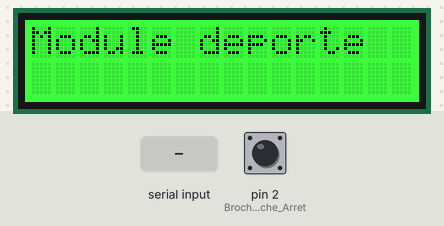
Recording of a sketch running on a simulated Arduino Uno, built with avr-gcc and run on an emulated ATmega328P. Shown: 16×2 character LCD. The inputs (shaded band) are chosen by the test bench; at power-on: pin 2 (Broche_btn_Marche_Arret) LOW. What the sketch prints to the serial monitor is not drawn.

Above: at 4.1 s.
At 6.8 s:
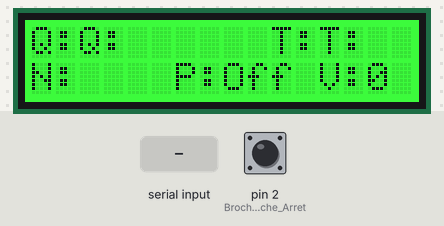
6.9 s: "p" received over the second serial link
At 10.6 s:
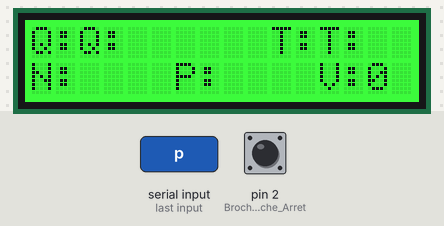
11.1 s: "E" received over the second serial link
At 13.2 s:
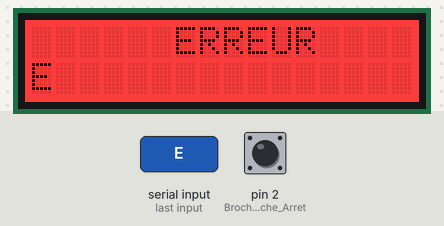
Timing chart, 0 to 14.7 s (numbered marks = the images above; inputs shaded):
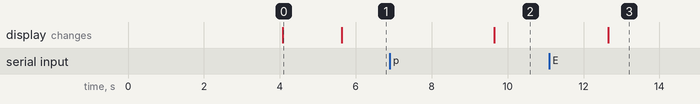

Measured:
- after the input at 6.9 s, the display: changes after 2.7 s (image 2)
- after the input at 11.1 s, the display: changes after 1.6 s (image 3)
- what the display in image 0 shows lasts 1.5 s, from 4.1 s to 5.6 s

The sketch:

Deporte.ino
```cpp
// Ce code est celui du module Arduino Déporté.
// Il monitorera les informations provenant du module Embarqué qu'il recevra
// via un module RF.
// La communication vers le téléphone se fera avec un module Bluetooth
//-------------------------------------------------------------------------------------------------------------------------------
// librairies necessairses
//-------------------------------------------------------------------------------------------------------------------------------
#include <Arduino.h>
#include <SoftwareSerial.h>
#include "rgb_lcd.h"
#include <Wire.h>

//-------------------------------------------------------------------------------------------------------------------------------
// Vitesse des communications de la ligne serie
const int Vitesse_Serie = 9600;
const int Broche_btn_Marche_Arret = 2;  //Broches de l'arduino utilisée pour le bouton marche/arret

//-----------------------------------------------------------------------------
//           Afficheur LCD
//-----------------------------------------------------------------------------
const int nbr_lgn = 2;   // Nombre de lignes du LCD
const int nbr_col = 16;  // Nombre de colonnes du LCD

const int couleur_rouge = 0;   // Constantes utilisées pour initialiser RGB - Red/Green/Blue - de l'afficheur LCD
const int couleur_verte = 255; //   idem
const int couleur_bleue = 0;   //   idem

const int ligne_qualite = 0;    // Ligne du LCD où sera placée l'info Qualite
const int ligne_turbidite = 0;  // Ligne où LCD sera placée l'info turbidite
const int ligne_niveau = 1;     // Ligne où LCD sera placée l'info niveau
const int ligne_pompe = 1;      // Ligne où LCD sera placée l'info pompe
const int ligne_valve = 1;      // Ligne où LCD sera placée l'info valve
const int colonne_qualite = 0;    //  idem pour les colonnes
const int colonne_turbidite = 10; //
const int colonne_niveau = 0;     //
const int colonne_pompe = 6;      //
const int colonne_valve = 12;     //

rgb_lcd lcd; // Déclaration de notre afficheur LCD

//-----------------------------------------------------------------------------
// Etat ouvert/ferme de la valve
//-----------------------------------------------------------------------------
const char OUVERT[] = "1";  // Ouverte
const char FERMEE[] = "0";  // Fermée
//-----------------------------------------------------------------------------
// Etat on/off de la pompe
//-----------------------------------------------------------------------------
const char ON[] = "ON";
const char OFF[] = "Off";

const int delayLectureSensor = 1000; // Délai entre 2 lectures des sensor

//-----------------------------------------------------------------------------
// APPLI BLUETOOTH
//-----------------------------------------------------------------------------
const char MSG_ON[] = "DEPART";
const char MSG_OFF[] = "ARRET";
#define TxD 0  //5
#define RxD 1  //4
// SoftwareSerial blueToothSerial(RxD, TxD); On ne l'utilisera pas car on utilise la ligne standard = Attention tous les
// Serial.print() iront sur le bluetooth

//-------------------------------------------------------------------------------------------------------------------------------
//              XBEE
//-----------------------------------------------------------------------------
// Déclaration de notre module de communication
// brancher le module xbee sur la broche D7/D8 (7 Broche_Reception, 8 Broche_Transmission)
const int Vitesse_XBEE = 9600;
const int Broche_Reception = 7;    // transmission XBEE
const int Broche_Transmission = 8; // Reception XBEE

SoftwareSerial xbee(Broche_Reception, Broche_Transmission);

//-----------------------------------------------------------------------------
//         Nos capteurs
//-----------------------------------------------------------------------------
String Capteur_Niveau;
String Capteur_Turbidite;
String Capteur_Qualite;
String Pompe_Marche_Arret = OFF;
String Valve_Ouverte_Fermee = FERMEE;
String Erreur = "";
// Ci dessous les valeurs précédentes de ces memes capteurs
String Capteur_Niveau_Prec;
String Capteur_Turbidite_Prec;
String Capteur_Qualite_Prec;
String Pompe_Marche_Arret_Prec = OFF;
String Valve_Ouverte_Fermee_Prec = FERMEE;

volatile int btn_Poussoir_Marche_Arret = LOW;  // état actuel du bouton poussoir (modifié ds laprocedure d'interruption)

// Chaine de caractères que l'on enverra sur le module Embarqué
String a_envoyer;
String a_envoyer_prec;  //Pour ne pas envoyer 2 fois la meme chaine d'affilé
// Chaine de caractères que l'on recevra du module Embarqué
String lu;
String lu_prec;  //Pour savoir si la chaine est défférente de la précédente

//-------------------------------------------------------------------------------------------------------------------------------
//
//                                         SETUP
//
//-------------------------------------------------------------------------------------------------------------------------------


void setup() {
  Serial.begin(Vitesse_Serie);  // initialisation de la communication serie pour Arduino

  xbee.begin(Vitesse_XBEE);  // initialisation de la communication serie pour le module xbee

  Serial.println("");
  Serial.println("Module déporté");

  pinMode(Broche_btn_Marche_Arret, INPUT_PULLUP);
  attachInterrupt(digitalPinToInterrupt(Broche_btn_Marche_Arret), ServiceInterruptionBouton, CHANGE);

  pinMode(Broche_btn_Marche_Arret, INPUT);  // Déclaration du bouton marche arret en entrée

  pinMode(RxD, INPUT);   // Bluetooth
  pinMode(TxD, OUTPUT);  // Bluetooth

  setupBlueToothConnection();
  Serial.flush();
  //blueToothSerial.flush();


  Wire.begin();                 // initialise l'I2C
  lcd.begin(nbr_col, nbr_lgn);  // initialisation de l'affichuer LCD
  lcd.setRGB(couleur_rouge, couleur_verte, couleur_bleue);
  lcd.clear();
  lcd.setCursor(0, 0);
  lcd.write("Module deporte");
  delay(1500);
  lcd.clear();
  LCD_AfficheTout(true);
}

void afficheSurSerial() {

  Serial.println();
  Serial.print("Q: ");
  Serial.print(Capteur_Qualite);
  Serial.print("/");
  Serial.print("T: ");
  Serial.print(Capteur_Turbidite);
  Serial.print("/");
  Serial.print("N: ");
  Serial.print(Capteur_Niveau);
  Serial.print("/");
  Serial.print("P: ");
  Serial.print(Pompe_Marche_Arret);
  Serial.print("/");
  Serial.print("V: ");
  Serial.print(Valve_Ouverte_Fermee);
  Serial.print("/");
  Serial.print("Lu: ");
  Serial.println(lu);


  Serial.print("Q-: ");
  Serial.print(Capteur_Qualite_Prec);
  Serial.print("/");
  Serial.print("T-: ");
  Serial.print(Capteur_Turbidite_Prec);
  Serial.print("/");
  Serial.print("N-: ");
  Serial.print(Capteur_Niveau_Prec);
  Serial.print("/");
  Serial.print("P-: ");
  Serial.print(Pompe_Marche_Arret_Prec);
  Serial.print("/");
  Serial.print("V-: ");
  Serial.print(Valve_Ouverte_Fermee_Prec);
  Serial.print("/");
  Serial.print("Lu-: ");
  Serial.println(lu_prec);
  Serial.print("Erreur: ");
  Serial.print(Erreur);
  Serial.println("");
}

//-------------------------------------------------------------------------
// Ensemble de procedures pour ne raffraichir qu'une partie du LCD
//-------------------------------------------------------------------------


void LCD_Qualite(bool forcage) {
  if ((Capteur_Qualite != Capteur_Qualite_Prec) || (forcage == true)) {
    lcd.setCursor(colonne_qualite, ligne_qualite);
    lcd.write("Q:");
    lcd.setCursor(colonne_qualite + 2, ligne_qualite);
    lcd.write("Q:    ");
    lcd.setCursor(colonne_qualite + 2, ligne_qualite);
    lcd.write(Capteur_Qualite.c_str());
  }
}

void LCD_Turbidite(bool forcage) {
  if ((Capteur_Turbidite != Capteur_Turbidite_Prec) || (forcage == true)) {
    lcd.setCursor(colonne_turbidite, ligne_turbidite);
    lcd.write("T:");
    lcd.setCursor(colonne_turbidite + 2, ligne_turbidite);
    lcd.write("T:    ");
    lcd.setCursor(colonne_turbidite + 2, ligne_turbidite);
    lcd.write(Capteur_Turbidite.c_str());
  }
}


void LCD_Niveau(bool forcage) {
  if ((Capteur_Niveau != Capteur_Niveau_Prec) || (forcage == true)) {
    lcd.setCursor(colonne_niveau, ligne_niveau);
    lcd.write("N:");
    lcd.setCursor(colonne_niveau, ligne_niveau);
    lcd.write("N:    ");
    lcd.setCursor(colonne_niveau + 2, ligne_niveau);
    lcd.write(Capteur_Niveau.c_str());
  }
}

void LCD_Pompe() {
  //  if (Pompe_Marche_Arret != Pompe_Marche_Arret_Prec) {
  lcd.setCursor(colonne_pompe, ligne_pompe);
  lcd.write("P:");
  lcd.setCursor(colonne_pompe + 2, ligne_pompe);  //effacement du On/Off  sans effacer tout l'écran
  lcd.write("   ");
  lcd.setCursor(colonne_pompe + 2, ligne_pompe);
  lcd.write(Pompe_Marche_Arret.c_str());
  // }
}

void LCD_Valve() {
  // if (Valve_Ouverte_Fermee != Valve_Ouverte_Fermee_Prec) {
  lcd.setCursor(colonne_valve, ligne_valve);
  lcd.write("V:");
  lcd.setCursor(colonne_valve + 2, ligne_valve);
  lcd.write(Valve_Ouverte_Fermee.c_str());
  //   }
}

void LCD_Efface() {
  lcd.clear();
}

void LCD_AfficheTout(bool forcage) {
  int i;

  if (Erreur == "") {
    LCD_Qualite(forcage);
    LCD_Niveau(forcage);
    LCD_Turbidite(forcage);
    LCD_Pompe();
    LCD_Valve();
  } else {

    LCD_Efface();
    for (i = 0; i <= 2; i++) {  // on fait clignoter 3 fois l'erreur et on reinitislaise l'erreur
      lcd.setRGB(255, 0, 0);
      lcd.setCursor(6, 0);
      lcd.write("ERREUR");
      lcd.setCursor(0, 1);
      lcd.write(Erreur.c_str());
      delay(1000);
      lcd.setRGB(0, 255, 0);
    }
    LCD_Efface();
    Erreur = "";
    LCD_Qualite(true);  //on reaffiche les précédentes valeurs
    LCD_Turbidite(true);
    LCD_Niveau(true);
    LCD_Pompe();
    LCD_Valve();
  }
}
//-------------------------------------------------------------------------


bool ChaineRecue_ok(String lu) {  // a préciser
  bool ok = true;
  return ok;
}

void Receptionne_XBEE() {
  //-------------------------------------------------------------------------------------------
  // Dans cette procedure on va récupérer la chaine de caractere XBEE du module Embarqué et
  // extraire les paramètres des capteurs, pompe, valve et erreur.
  // Ces variables sont déclarées en variables globales en début de programme.
  //-------------------------------------------------------------------------------------------
  String recup;
  int i;                  // Indice de boucle
  char caractereEnCours;  // Premier caractere du parametre a récupérer dans la chaine "lu_tmp", càd:(q,t,n,p,v ou E)
  char LeCar;             // Caractère en cours d'analyse (ième caractère)


  if (xbee.available() > 0) {  // Des caractères sont disponible dans XBEE
                               //if (Serial.available() > 0) {  // Des caractères sont disponible dans XBEE

    String recup = xbee.readString();

    Serial.println(recup);
    if (ChaineRecue_ok(recup) == true) {

      if (recup != lu_prec) {
        // la chaine de caracteres est différente de la précédente
        lu_prec = recup;

        for (i = 0; i < recup.length(); i++) {  // Avec cette boucle for, on parcours la chaine recue caractère par caractère
          char LeCar = recup.charAt(i);         // On mémorisele ième caractere
          switch (LeCar) {                      // En fonction du ième caractere
            case 'q':
              caractereEnCours = 'q';
              Capteur_Qualite_Prec = Capteur_Qualite;
              Capteur_Qualite = "";
              break;

            case 't':
              caractereEnCours = 't';
              Capteur_Turbidite_Prec = Capteur_Turbidite;
              Capteur_Turbidite = "";
              break;

            case 'n':
              caractereEnCours = 'n';
              Capteur_Niveau_Prec = Capteur_Niveau;
              Capteur_Niveau = "";
              break;

            case 'p':
              caractereEnCours = 'p';
              Pompe_Marche_Arret_Prec = Pompe_Marche_Arret;
              Pompe_Marche_Arret = "";
              break;

            case 'v':
              caractereEnCours = 'v';
              Valve_Ouverte_Fermee_Prec = Valve_Ouverte_Fermee;
              Valve_Ouverte_Fermee = "";
              break;

            case 'E':
              caractereEnCours = 'E';
              Erreur = recup;
              i = recup.length() + 1;  // pour sortir dela boucle
              break;

            default:  //Pour tous les autre caractere on les concataine dans la bonne variable

              switch (caractereEnCours) {
                case 'q':
                  Capteur_Qualite += LeCar;

                  break;
                case 't':
                  Capteur_Turbidite += LeCar;

                  break;
                case 'n':
                  Capteur_Niveau += LeCar;

                  break;
                case 'p':
                  Pompe_Marche_Arret += LeCar;

                  break;
                case 'v':
                  Valve_Ouverte_Fermee += LeCar;

                case '\0':
                  break;
                default:

                  break;

              }       // fin du deuxieme switch
              break;  // du default du premier switch
          }           // fin du premier switch
        }             // fin du for (i = 0; i < strlen(lu); i++)
        LCD_AfficheTout(false);

      }  // Chaine identique a la précédente
    }    // if (ChaineRecue_ok(recup) == true) {
  }      // fin du if (xbee.available() > 0)
}  // fin de fonction
//-------------------------------------------------------------------------------------------------------------------------------
//
//                                         ENVOI DE DONNEES au module embarqué
//
//-------------------------------------------------------------------------------------------------------------------------------

void ENVOI(String Aenvoyer) {
  // Cette procedure envoie la chaine "aenvoyer" sur XBee
  if (Aenvoyer != a_envoyer_prec) {
    xbee.print(Aenvoyer);
    Serial.print(Aenvoyer);
    delay(delayLectureSensor);

    Serial.print("Envoi: ");
    Serial.print(Aenvoyer);
    Serial.print("/ -: ");
    Serial.print(a_envoyer_prec);
    Serial.print("/P: ");
    Serial.print(Pompe_Marche_Arret);
    Serial.print("/P-: ");
    Serial.print(Pompe_Marche_Arret_Prec);


  }
}

void PON() {
  a_envoyer = "p";
  a_envoyer += ON;  //le caractere de fin de chaine est ajouté par la fonction strncat. 2 est lenombre de caractère copié de "ON"
  ENVOI(a_envoyer);
}

void POFF() {
  a_envoyer = "p";
  a_envoyer += OFF;  //le caractere de fin de chaine est ajouté par la fonction strncat. 2 est lenombre de caractère copié de "ON"
  ENVOI(a_envoyer);
}

void Envoie_XBEE_Marche_Arret() {
  if ((btn_Poussoir_Marche_Arret == HIGH) && (Pompe_Marche_Arret == OFF)) {
    //afficheSurSerial();
    PON();
  }

  if ((btn_Poussoir_Marche_Arret == HIGH) && (Pompe_Marche_Arret == ON)) {
    //afficheSurSerial();
    POFF();
   }
}
//-------------------------------------------------------------------------------------------------------------------------------
//
//                         Bluetooth pour communication avec appli android MIT
//
//-------------------------------------------------------------------------------------------------------------------------------

void setupBlueToothConnection() {
  Serial.begin(9600);
  Serial.print("AT");
  delay(400);
  Serial.print("AT+DEFAULT");
  delay(2000);  // Restore all setup value to factory setup
  Serial.print("AT+NAMEJeanXXIII");
  delay(400);  // set the bluetooth name as "SeeedMaster" ,the length of bluetooth name must less than 12 characters.
  Serial.print("AT+ROLES");
  delay(400);  // set the bluetooth work in master mode
  Serial.print("AT+AUTH1");
  delay(400);
  Serial.print("AT+CLEAR");
  delay(400);  // Clear connected device mac address
  Serial.flush();
}

void ChechBluetooth() {
  String ChaineRecue;

  // ChaineRecue = blueToothSerial.readString();
  ChaineRecue = Serial.readString();
  Serial.println(ChaineRecue);

  if (ChaineRecue == MSG_OFF) {
    POFF();
  }
  if (ChaineRecue == MSG_ON) {
    PON();
  }
}
//-----------------------------------------------------------------------------------------
//
//                                  Boucle principale
//
//-----------------------------------------------------------------------------------------
void loop() {
  String recup;
  ChechBluetooth();  // blueToothSerial.flush();
  //delay(1000);

  Receptionne_XBEE();
  Envoie_XBEE_Marche_Arret();
}

//-------------------------------------------------------------------------------------------------------------------------------
//
//                                        PROCEDURE D'INTERRUPTION
//
//-------------------------------------------------------------------------------------------------------------------------------

void ServiceInterruptionBouton() {

  if (btn_Poussoir_Marche_Arret == HIGH) {
    btn_Poussoir_Marche_Arret = LOW;

  } else {
    btn_Poussoir_Marche_Arret = HIGH;
  }
}
```
